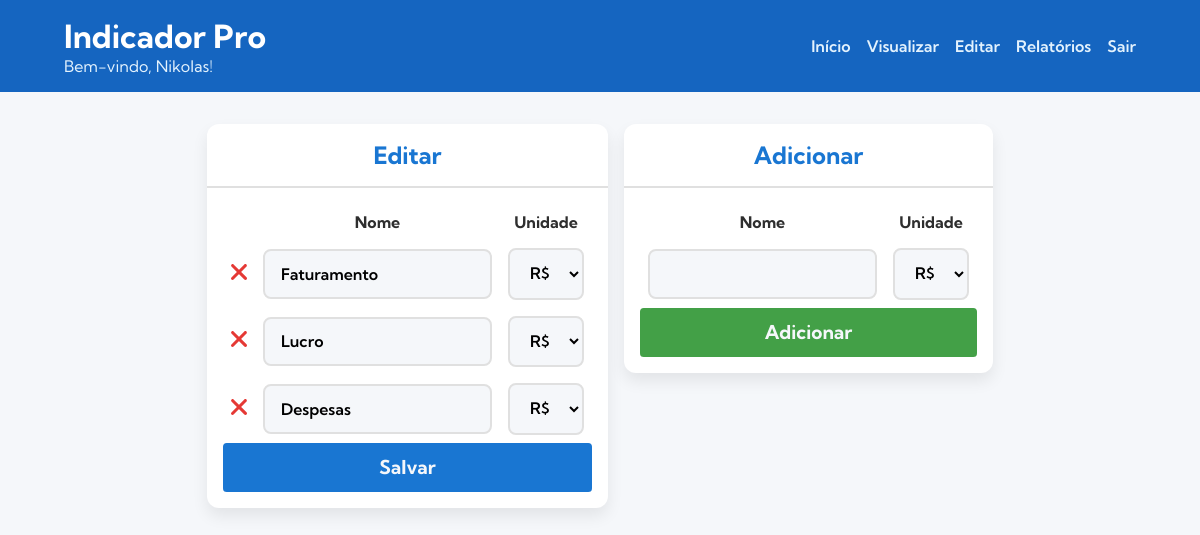
Page /editar.php (signed in) on the committed database.
### tables this page shows
CREATE TABLE IF NOT EXISTS `indicadores` (
  `id` int NOT NULL AUTO_INCREMENT,
  `name` varchar(100) NOT NULL,
  `unit` varchar(50) NOT NULL DEFAULT 'real',
  `id_user` int NOT NULL,
  PRIMARY KEY (`id`)
);

### editar.php (the view, shortened to what this page needs)
<?php
include 'header.php';
?>
<main id="edit">
    <form id="edit-indicador" class="card" method="post">
        <section class="head">
            <h2>Editar</h2>
        </section>
        <section class="body">
            <table>
                <tr>
                    <th></th>
                    <th>Nome</th>
                    <th>Unidade</th>
                </tr>
                <?php
                include 'config/connect.php';
                $stmt = $mysqli->prepare("SELECT * FROM indicadores WHERE id_user = ?");
                $stmt->bind_param("d", $_SESSION['id']);
                $stmt->execute();
                $response = $stmt->get_result();
                while ($row = $response->fetch_assoc()) {
                ?>
                <tr>
                    <td><a href="delete.php?id=<?= $row['id'] ?>"><img src="assets/red_close.svg" alt=""></a></td>
                    <td><input
                    name="<?= $row['id'] ?>"
                    value="<?= $row['name'] ?>"
                    type="text"></td>
                    <td>
                        <select name="un<?= $row['id'] ?>">
                            <option
                            value="real"
                            <?php
                            if ($row['unit'] == 'real') echo "selected"
                            ?>
                            >R$</option>
                        </select>
                    </td>
                </tr>
                <?php
                }
                ?>
            </table>
            <button name="save"><span>Salvar</span></button>
        </section>
    </form>
    <form id="add-indicador" class="card" method="post">
        <section class="head">
            <h2>Adicionar</h2>
        </section>
        <section class="body">
            <table>
                <tr>
                    <th>Nome</th>
                    <th>Unidade</th>
                </tr>
                <tr>
                    <td><input name="novoIndicador" type="text"></td>
                    <td>
                        <select name="novoIndicadorUn">
                            <option value="real">R$</option>
                        </select>
                    </td>
                </tr>
            </table>
            <button name="add"><span>Adicionar</span></button>
        </section>
    </form>
</main>

### css/style.css (style rules this page uses)
* { margin: 0; padding: 0; box-sizing: border-box; font-family: 'Kumbh Sans', sans-serif; outline: none; }
:root { --color-bg: #F5F7FA; --color-surface: #FFFFFF; --color-border: #E0E0E0; --color-text: #2E2E2E; --color-text-header: #E3F2FD; --color-primary: #1976D2; --color-primary-light: #1E88E5; --color-primary-dark: #1565C0; --color-accent: #43A047; --color-accent-light: #66BB6A; --color-accent-dark: #2E7D32; --color-success: #43A047; --color-warning: #FBC02D; --color-error: #E53935; --shadow-card: 0 .5em 1em rgba(0, 0, 0, 0.08); --radius-card: calc(3em/4); --transition: cubic-bezier(0.83, 0, 0.17, 1); }
body { background-color: var(--color-bg); color: var(--color-text); min-height: 100vh; }
main { min-height: 80vh; padding: 2rem 4rem; display: flex; align-items: center; justify-content: center; }
.card { background-color: var(--color-surface); box-shadow: var(--shadow-card); border-radius: var(--radius-card); }
.card section.head { padding: 1em; text-align: center; color: var(--color-primary); border-bottom: 2px solid var(--color-border); }
a { color: var(--color-primary); font-weight: 500; text-decoration: none; }
input, select { padding: 0.8em 1em; border: 2px solid var(--color-border); background-color: var(--color-bg); border-radius: 0.5rem; font-size: 1rem; font-weight: 600; transition: 500ms ease; }
:is(input, select):focus { border-color: var(--color-primary); }
select { cursor: pointer; }

### css/editar.css (style rules this page uses)
main#edit { gap: 1em; align-items: flex-start; }
#add-indicador button { --c2: var(--color-accent); }

### rows in the picture
indicadores: name "Faturamento", unit+id "R$"
indicadores: name "Lucro", unit+id "R$"
indicadores: name "Despesas", unit+id "R$"

### other values in the picture
$_SESSION['name'] "Nikolas"
